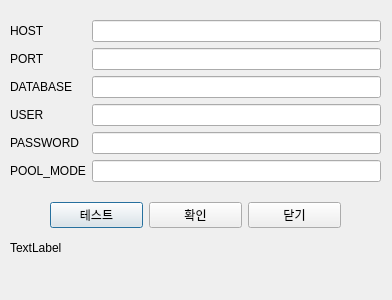
<?xml version="1.0" encoding="UTF-8"?>
<ui version="4.0">
 <class>DBConnector</class>
 <widget class="QDialog" name="DBConnector">
  <property name="geometry">
   <rect>
    <x>0</x>
    <y>0</y>
    <width>392</width>
    <height>300</height>
   </rect>
  </property>
  <property name="windowTitle">
   <string>DB 연결 관리</string>
  </property>
  <widget class="QWidget" name="formLayoutWidget">
   <property name="geometry">
    <rect>
     <x>10</x>
     <y>20</y>
     <width>371</width>
     <height>171</height>
    </rect>
   </property>
   <layout class="QFormLayout" name="formLayout">
    <item row="0" column="0">
     <widget class="QLabel" name="label">
      <property name="text">
       <string>HOST</string>
      </property>
     </widget>
    </item>
    <item row="0" column="1">
     <widget class="QLineEdit" name="dbHost"/>
    </item>
    <item row="1" column="0">
     <widget class="QLabel" name="label_2">
      <property name="text">
       <string>PORT</string>
      </property>
     </widget>
    </item>
    <item row="1" column="1">
     <widget class="QLineEdit" name="dbPort"/>
    </item>
    <item row="2" column="0">
     <widget class="QLabel" name="label_3">
      <property name="text">
       <string>DATABASE</string>
      </property>
     </widget>
    </item>
    <item row="2" column="1">
     <widget class="QLineEdit" name="dbDatabase"/>
    </item>
    <item row="3" column="0">
     <widget class="QLabel" name="label_4">
      <property name="text">
       <string>USER</string>
      </property>
     </widget>
    </item>
    <item row="3" column="1">
     <widget class="QLineEdit" name="dbUser"/>
    </item>
    <item row="4" column="0">
     <widget class="QLabel" name="label_5">
      <property name="text">
       <string>PASSWORD</string>
      </property>
     </widget>
    </item>
    <item row="4" column="1">
     <widget class="QLineEdit" name="dbPassword"/>
    </item>
    <item row="5" column="0">
     <widget class="QLabel" name="label_6">
      <property name="text">
       <string>POOL_MODE</string>
      </property>
     </widget>
    </item>
    <item row="5" column="1">
     <widget class="QLineEdit" name="dbPoolMode"/>
    </item>
   </layout>
  </widget>
  <widget class="QWidget" name="horizontalLayoutWidget">
   <property name="geometry">
    <rect>
     <x>50</x>
     <y>200</y>
     <width>291</width>
     <height>31</height>
    </rect>
   </property>
   <layout class="QHBoxLayout" name="horizontalLayout">
    <item>
     <widget class="QPushButton" name="btnTest">
      <property name="text">
       <string>테스트</string>
      </property>
     </widget>
    </item>
    <item>
     <widget class="QPushButton" name="btnTrue">
      <property name="text">
       <string>확인</string>
      </property>
     </widget>
    </item>
    <item>
     <widget class="QPushButton" name="btnFalse">
      <property name="text">
       <string>닫기</string>
      </property>
     </widget>
    </item>
   </layout>
  </widget>
  <widget class="QLabel" name="testLabel">
   <property name="geometry">
    <rect>
     <x>10</x>
     <y>240</y>
     <width>371</width>
     <height>16</height>
    </rect>
   </property>
   <property name="text">
    <string>TextLabel</string>
   </property>
  </widget>
 </widget>
 <resources/>
 <connections/>
</ui>
